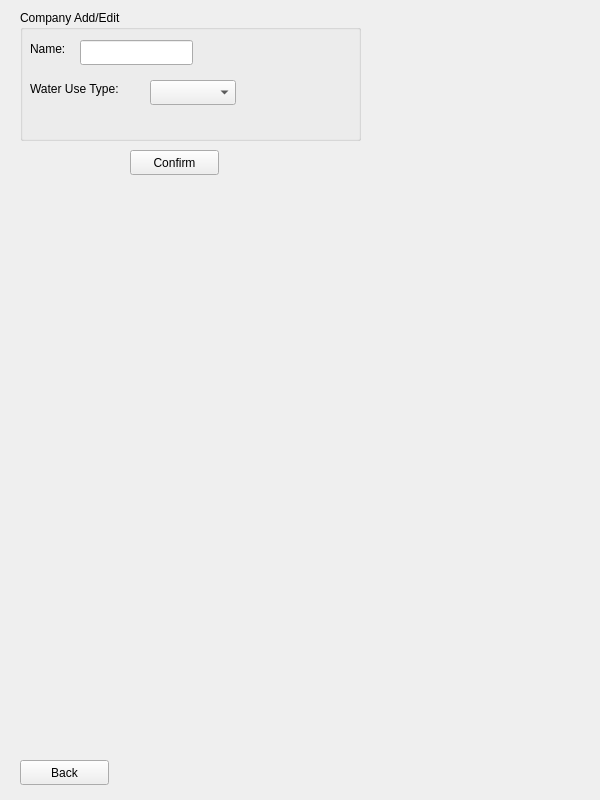
<?xml version="1.0" encoding="UTF-8"?>
<ui version="4.0">
 <class>AddEditCompanyWidget</class>
 <widget class="QWidget" name="AddEditCompanyWidget">
  <property name="geometry">
   <rect>
    <x>0</x>
    <y>0</y>
    <width>600</width>
    <height>800</height>
   </rect>
  </property>
  <property name="windowTitle">
   <string>Form</string>
  </property>
  <widget class="QGroupBox" name="CompanyGroupBox">
   <property name="geometry">
    <rect>
     <x>20</x>
     <y>10</y>
     <width>341</width>
     <height>131</height>
    </rect>
   </property>
   <property name="title">
    <string>Company Add/Edit</string>
   </property>
   <widget class="QLineEdit" name="CompanyNameLineEdit">
    <property name="geometry">
     <rect>
      <x>60</x>
      <y>30</y>
      <width>113</width>
      <height>25</height>
     </rect>
    </property>
   </widget>
   <widget class="QLabel" name="CompanyNameLabel">
    <property name="geometry">
     <rect>
      <x>10</x>
      <y>30</y>
      <width>51</width>
      <height>17</height>
     </rect>
    </property>
    <property name="text">
     <string>Name:</string>
    </property>
   </widget>
   <widget class="QLabel" name="CompanyWaterUseTypeLabel_2">
    <property name="geometry">
     <rect>
      <x>10</x>
      <y>70</y>
      <width>121</width>
      <height>17</height>
     </rect>
    </property>
    <property name="text">
     <string>Water Use Type:</string>
    </property>
   </widget>
   <widget class="QComboBox" name="WaterUseTypeComboBox">
    <property name="geometry">
     <rect>
      <x>130</x>
      <y>70</y>
      <width>86</width>
      <height>25</height>
     </rect>
    </property>
   </widget>
  </widget>
  <widget class="QPushButton" name="CompanyConfirmPushButton">
   <property name="geometry">
    <rect>
     <x>130</x>
     <y>150</y>
     <width>89</width>
     <height>25</height>
    </rect>
   </property>
   <property name="text">
    <string>Confirm</string>
   </property>
  </widget>
  <widget class="QPushButton" name="AddEditCompanyBackPushButton">
   <property name="geometry">
    <rect>
     <x>20</x>
     <y>760</y>
     <width>89</width>
     <height>25</height>
    </rect>
   </property>
   <property name="text">
    <string>Back</string>
   </property>
  </widget>
 </widget>
 <resources/>
 <connections/>
</ui>
